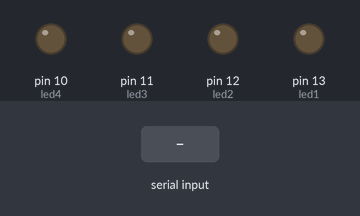
Bench run of a sketch on a simulated Arduino Uno, built with avr-gcc and run on an emulated ATmega328P. Shown: output pins drawn as LEDs (lit = HIGH). The inputs (shaded band) are chosen by the test bench.

Above: at 1.2 s.
1.3 s: "1" received over Serial
At 1.6 s:
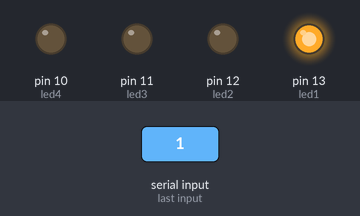
2.8 s: "3" received over Serial
At 3.9 s:
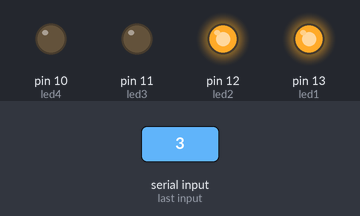
4.3 s: "0" received over Serial
At 5.1 s:
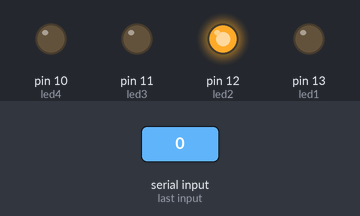
5.8 s: "5" received over Serial
At 6.2 s:
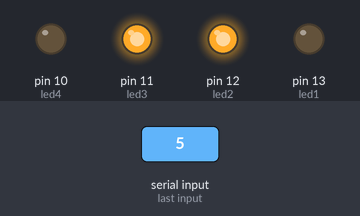
7.3 s: "2" received over Serial
At 8.5 s:
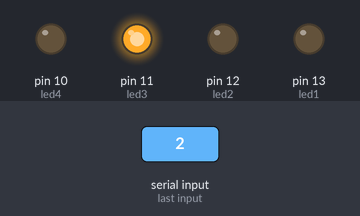
8.8 s: "7" received over Serial
At 9.7 s:
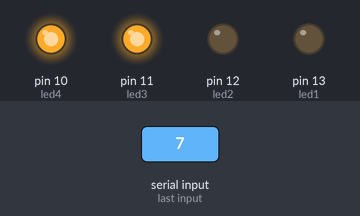
Timing chart, 0 to 11.3 s (numbered marks = the images above; inputs shaded):
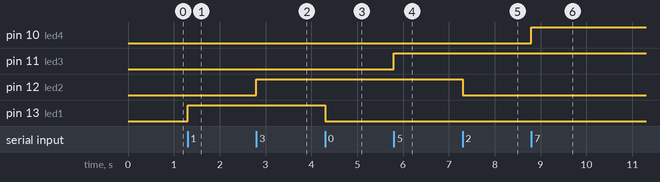

Measured:
- after the input at 1.3 s, pin 13 (led1): LOW → HIGH at once
- after the input at 2.8 s, pin 12 (led2): LOW → HIGH at once
- after the input at 4.3 s, pin 13 (led1): HIGH → LOW at once
- after the input at 5.8 s, pin 11 (led3): LOW → HIGH at once
- after the input at 7.3 s, pin 12 (led2): HIGH → LOW at once
- after the input at 8.8 s, pin 10 (led4): LOW → HIGH at once

The sketch:

LedManager.ino
```cpp
char reading;
int led1 = 13;
int led2 = 12;
int led3 = 11;
int led4 = 10;


void setup() {
  Serial.begin(9600);
  pinMode(led1, OUTPUT);
  pinMode(led2, OUTPUT);
  pinMode(led3, OUTPUT);
  pinMode(led4, OUTPUT);
}

void loop() {
  if (Serial.available()){
     reading = Serial.read();

       if (reading == '1'){
         digitalWrite(led1, HIGH);
        }
       if (reading == '0'){
         digitalWrite(led1, LOW);
       }
       if (reading == '3'){
         digitalWrite(led2, HIGH);
       }
       if (reading == '2'){
         digitalWrite(led2, LOW);
       }
       if (reading == '5'){
         digitalWrite(led3, HIGH);
       }
       if (reading == '4'){
         digitalWrite(led3, LOW);
       }
       if (reading == '7'){
         digitalWrite(led4, HIGH);
       }
       if (reading == '6'){
         digitalWrite(led4, LOW);
       }
    }
}
```
